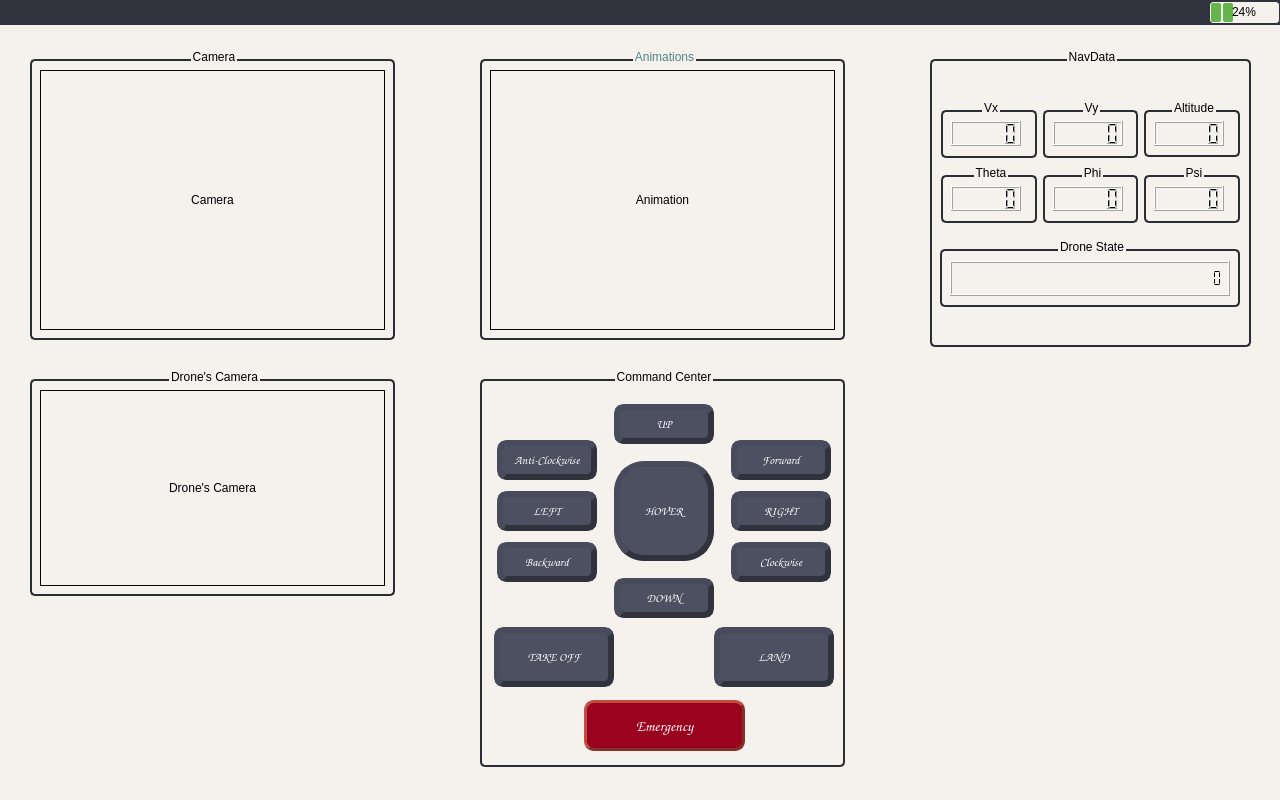
<?xml version="1.0" encoding="UTF-8"?>
<ui version="4.0">
 <class>MainWindow</class>
 <widget class="QMainWindow" name="MainWindow">
  <property name="geometry">
   <rect>
    <x>0</x>
    <y>0</y>
    <width>1280</width>
    <height>800</height>
   </rect>
  </property>
  <property name="minimumSize">
   <size>
    <width>1280</width>
    <height>800</height>
   </size>
  </property>
  <property name="maximumSize">
   <size>
    <width>1280</width>
    <height>800</height>
   </size>
  </property>
  <property name="windowTitle">
   <string>MainWindow</string>
  </property>
  <property name="styleSheet">
   <string notr="true">background-color:#f5f1ed;</string>
  </property>
  <widget class="QWidget" name="centralwidget">
   <widget class="QProgressBar" name="VBat">
    <property name="geometry">
     <rect>
      <x>1209</x>
      <y>1</y>
      <width>71</width>
      <height>23</height>
     </rect>
    </property>
    <property name="styleSheet">
     <string notr="true">QProgressBar {
    border: 1px solid grey;
	border-color: #30323d;
    border-radius: 4px;
    text-align: center;
}

QProgressBar::chunk {
    background-color: #64B64C;
    width: 10px;
    margin: 0.5px;
	border-radius: 2px;
}</string>
    </property>
    <property name="value">
     <number>24</number>
    </property>
   </widget>
   <widget class="QGroupBox" name="NavData">
    <property name="geometry">
     <rect>
      <x>930</x>
      <y>50</y>
      <width>321</width>
      <height>300</height>
     </rect>
    </property>
    <property name="styleSheet">
     <string notr="true">QGroupBox {
    border: 2px solid gray;
	border-color : #2a2d34;
    border-radius: 5px;
    margin-top: 9px;
	margin-bottom: 3px;
	font: 9pt &quot;Comic Sans MS&quot;;
}

QGroupBox::title {
	color:&quot;#508484&quot;;
    subcontrol-origin: margin;
    subcontrol-position: top center;
    padding:0px;
}</string>
    </property>
    <property name="title">
     <string>NavData</string>
    </property>
    <widget class="QGroupBox" name="Vx">
     <property name="geometry">
      <rect>
       <x>11</x>
       <y>51</y>
       <width>96</width>
       <height>60</height>
      </rect>
     </property>
     <property name="title">
      <string>Vx</string>
     </property>
     <widget class="QLCDNumber" name="lcdNumber_VX">
      <property name="geometry">
       <rect>
        <x>10</x>
        <y>20</y>
        <width>70</width>
        <height>25</height>
       </rect>
      </property>
     </widget>
    </widget>
    <widget class="QGroupBox" name="Vy">
     <property name="geometry">
      <rect>
       <x>113</x>
       <y>51</y>
       <width>95</width>
       <height>60</height>
      </rect>
     </property>
     <property name="title">
      <string>Vy</string>
     </property>
     <widget class="QLCDNumber" name="lcdNumber_VY">
      <property name="geometry">
       <rect>
        <x>10</x>
        <y>20</y>
        <width>70</width>
        <height>25</height>
       </rect>
      </property>
      <property name="styleSheet">
       <string notr="true"/>
      </property>
     </widget>
    </widget>
    <widget class="QGroupBox" name="Altitude">
     <property name="geometry">
      <rect>
       <x>214</x>
       <y>51</y>
       <width>96</width>
       <height>59</height>
      </rect>
     </property>
     <property name="title">
      <string>Altitude</string>
     </property>
     <widget class="QLCDNumber" name="lcdNumber_Altitude">
      <property name="geometry">
       <rect>
        <x>10</x>
        <y>20</y>
        <width>70</width>
        <height>25</height>
       </rect>
      </property>
     </widget>
    </widget>
    <widget class="QGroupBox" name="Phi_GB">
     <property name="geometry">
      <rect>
       <x>113</x>
       <y>116</y>
       <width>95</width>
       <height>60</height>
      </rect>
     </property>
     <property name="title">
      <string>Phi</string>
     </property>
     <widget class="QLCDNumber" name="lcdNumber_Phi">
      <property name="geometry">
       <rect>
        <x>10</x>
        <y>20</y>
        <width>70</width>
        <height>25</height>
       </rect>
      </property>
     </widget>
    </widget>
    <widget class="QGroupBox" name="Theta_GB">
     <property name="geometry">
      <rect>
       <x>11</x>
       <y>116</y>
       <width>96</width>
       <height>60</height>
      </rect>
     </property>
     <property name="title">
      <string>Theta</string>
     </property>
     <widget class="QLCDNumber" name="lcdNumber_Theta">
      <property name="geometry">
       <rect>
        <x>10</x>
        <y>20</y>
        <width>70</width>
        <height>25</height>
       </rect>
      </property>
     </widget>
    </widget>
    <widget class="QGroupBox" name="Psi_GB">
     <property name="geometry">
      <rect>
       <x>214</x>
       <y>116</y>
       <width>96</width>
       <height>60</height>
      </rect>
     </property>
     <property name="title">
      <string>Psi</string>
     </property>
     <widget class="QLCDNumber" name="lcdNumber_Psi">
      <property name="geometry">
       <rect>
        <x>10</x>
        <y>20</y>
        <width>70</width>
        <height>25</height>
       </rect>
      </property>
     </widget>
    </widget>
    <widget class="QGroupBox" name="DroneState_GB">
     <property name="geometry">
      <rect>
       <x>10</x>
       <y>190</y>
       <width>300</width>
       <height>70</height>
      </rect>
     </property>
     <property name="title">
      <string>Drone State</string>
     </property>
     <widget class="QLCDNumber" name="lcdNumber_DroneState">
      <property name="geometry">
       <rect>
        <x>10</x>
        <y>21</y>
        <width>280</width>
        <height>35</height>
       </rect>
      </property>
      <property name="layoutDirection">
       <enum>Qt::LeftToRight</enum>
      </property>
      <property name="styleSheet">
       <string notr="true"/>
      </property>
      <property name="smallDecimalPoint">
       <bool>false</bool>
      </property>
      <property name="digitCount">
       <number>33</number>
      </property>
      <property name="segmentStyle">
       <enum>QLCDNumber::Flat</enum>
      </property>
      <property name="value" stdset="0">
       <double>0.000000000000000</double>
      </property>
      <property name="intValue" stdset="0">
       <number>0</number>
      </property>
     </widget>
    </widget>
   </widget>
   <widget class="QGroupBox" name="Camera">
    <property name="geometry">
     <rect>
      <x>30</x>
      <y>50</y>
      <width>365</width>
      <height>293</height>
     </rect>
    </property>
    <property name="styleSheet">
     <string notr="true">QGroupBox {
    border: 2px solid gray;
	border-color : #2a2d34;
    border-radius: 5px;
    margin-top: 9px;
	margin-bottom: 3px;
	font: 9pt &quot;Comic Sans MS&quot;;
}

QGroupBox::title {
	color:&quot;#508484&quot;;
    subcontrol-origin: margin;
    subcontrol-position: top center;
    padding:0px;
}</string>
    </property>
    <property name="title">
     <string>Camera</string>
    </property>
    <widget class="QLabel" name="Camera_label">
     <property name="geometry">
      <rect>
       <x>10</x>
       <y>20</y>
       <width>345</width>
       <height>260</height>
      </rect>
     </property>
     <property name="frameShape">
      <enum>QFrame::Box</enum>
     </property>
     <property name="frameShadow">
      <enum>QFrame::Plain</enum>
     </property>
     <property name="lineWidth">
      <number>1</number>
     </property>
     <property name="text">
      <string>Camera</string>
     </property>
     <property name="alignment">
      <set>Qt::AlignCenter</set>
     </property>
    </widget>
   </widget>
   <widget class="QGroupBox" name="DroneCAM">
    <property name="geometry">
     <rect>
      <x>30</x>
      <y>370</y>
      <width>365</width>
      <height>229</height>
     </rect>
    </property>
    <property name="styleSheet">
     <string notr="true">QGroupBox {
    border: 2px solid gray;
	border-color : #2a2d34;
    border-radius: 5px;
    margin-top: 9px;
	margin-bottom: 3px;
	font: 9pt &quot;Comic Sans MS&quot;;
}

QGroupBox::title {
	color:&quot;#508484&quot;;
    subcontrol-origin: margin;
    subcontrol-position: top center;
    padding:0px;
}</string>
    </property>
    <property name="title">
     <string>Drone's Camera</string>
    </property>
    <widget class="QLabel" name="DroneCAM_label">
     <property name="geometry">
      <rect>
       <x>10</x>
       <y>20</y>
       <width>345</width>
       <height>196</height>
      </rect>
     </property>
     <property name="frameShape">
      <enum>QFrame::Box</enum>
     </property>
     <property name="frameShadow">
      <enum>QFrame::Plain</enum>
     </property>
     <property name="lineWidth">
      <number>1</number>
     </property>
     <property name="text">
      <string>Drone's Camera</string>
     </property>
     <property name="alignment">
      <set>Qt::AlignCenter</set>
     </property>
    </widget>
   </widget>
   <widget class="QGroupBox" name="Animations">
    <property name="geometry">
     <rect>
      <x>480</x>
      <y>50</y>
      <width>365</width>
      <height>293</height>
     </rect>
    </property>
    <property name="styleSheet">
     <string notr="true">QGroupBox {
    border: 2px solid gray;
	border-color : #2a2d34;
    border-radius: 5px;
    margin-top: 9px;
	margin-bottom: 3px;
	font: 9pt &quot;Comic Sans MS&quot;;
}

QGroupBox::title {
	color:#508484;
    subcontrol-origin: margin;
    subcontrol-position: top center;
    padding:0px;
}</string>
    </property>
    <property name="title">
     <string>Animations</string>
    </property>
    <widget class="QLabel" name="Animation_label">
     <property name="geometry">
      <rect>
       <x>10</x>
       <y>20</y>
       <width>345</width>
       <height>260</height>
      </rect>
     </property>
     <property name="styleSheet">
      <string notr="true">QGroupBox {
    border: 2px solid gray;
    border-radius: 5px;
    margin-top: 1px;
}

QGroupBox::title {
	color:&quot;#FFFFFF&quot;;
    subcontrol-origin: margin;
    subcontrol-position: top center;
    padding:3px;
}</string>
     </property>
     <property name="frameShape">
      <enum>QFrame::Box</enum>
     </property>
     <property name="frameShadow">
      <enum>QFrame::Plain</enum>
     </property>
     <property name="lineWidth">
      <number>1</number>
     </property>
     <property name="midLineWidth">
      <number>0</number>
     </property>
     <property name="text">
      <string>Animation</string>
     </property>
     <property name="alignment">
      <set>Qt::AlignCenter</set>
     </property>
    </widget>
    <widget class="QLabel" name="LastCom_label">
     <property name="geometry">
      <rect>
       <x>20</x>
       <y>30</y>
       <width>111</width>
       <height>31</height>
      </rect>
     </property>
     <property name="font">
      <font>
       <family>Comic Sans MS</family>
       <pointsize>12</pointsize>
       <weight>50</weight>
       <italic>false</italic>
       <bold>false</bold>
      </font>
     </property>
     <property name="styleSheet">
      <string notr="true">background-color:transparent;
font: 12pt &quot;Comic Sans MS&quot;;
color: #17a398;

</string>
     </property>
     <property name="text">
      <string/>
     </property>
    </widget>
   </widget>
   <widget class="QGroupBox" name="groupBox">
    <property name="geometry">
     <rect>
      <x>480</x>
      <y>370</y>
      <width>365</width>
      <height>400</height>
     </rect>
    </property>
    <property name="styleSheet">
     <string notr="true">QGroupBox {
    border: 2px solid gray;
	border-color : #2a2d34;
    border-radius: 5px;
    margin-top: 9px;
	margin-bottom: 3px;
	font: 9pt &quot;Comic Sans MS&quot;;
}

QGroupBox::title {
	color:&quot;#508484&quot;;
    subcontrol-origin: margin;
	font: bold;
    subcontrol-position: top center;
    padding:0px;
}</string>
    </property>
    <property name="title">
     <string>Command Center</string>
    </property>
    <widget class="QPushButton" name="DroneUP">
     <property name="geometry">
      <rect>
       <x>134</x>
       <y>34</y>
       <width>100</width>
       <height>40</height>
      </rect>
     </property>
     <property name="font">
      <font>
       <family>Comic Sans MS</family>
       <pointsize>-1</pointsize>
       <weight>75</weight>
       <italic>false</italic>
       <bold>true</bold>
       <underline>false</underline>
       <strikeout>false</strikeout>
      </font>
     </property>
     <property name="cursor">
      <cursorShape>OpenHandCursor</cursorShape>
     </property>
     <property name="styleSheet">
      <string notr="true">QPushButton {
    background-color: #4d5061;
    color: #FFFFFF;
    border-style: outset;
    padding: 2px;
    font: bold 12px;
    border-width: 6px;
    border-radius: 10px;
    border-color: #30323d;
}
QPushButton:pressed{
    background-color: #30323d;
	border-color: #4d5061;
}</string>
     </property>
     <property name="text">
      <string>UP</string>
     </property>
     <property name="shortcut">
      <string>Up</string>
     </property>
    </widget>
    <widget class="QPushButton" name="DroneRight">
     <property name="geometry">
      <rect>
       <x>251</x>
       <y>121</y>
       <width>100</width>
       <height>40</height>
      </rect>
     </property>
     <property name="font">
      <font>
       <family>Comic Sans MS</family>
       <pointsize>-1</pointsize>
       <weight>75</weight>
       <italic>false</italic>
       <bold>true</bold>
      </font>
     </property>
     <property name="cursor">
      <cursorShape>OpenHandCursor</cursorShape>
     </property>
     <property name="styleSheet">
      <string notr="true">QPushButton {
    background-color: #4d5061;
    color: #FFFFFF;
    border-style: outset;
    padding: 2px;
    font: bold 12px;
    border-width: 6px;
    border-radius: 10px;
    border-color: #30323d;
}
QPushButton:pressed{
    background-color: #30323d;
	border-color: #4d5061;
}</string>
     </property>
     <property name="text">
      <string>RIGHT</string>
     </property>
     <property name="shortcut">
      <string>Right</string>
     </property>
    </widget>
    <widget class="QPushButton" name="DroneLeft">
     <property name="geometry">
      <rect>
       <x>17</x>
       <y>121</y>
       <width>100</width>
       <height>40</height>
      </rect>
     </property>
     <property name="font">
      <font>
       <family>Comic Sans MS</family>
       <pointsize>-1</pointsize>
       <weight>75</weight>
       <italic>false</italic>
       <bold>true</bold>
      </font>
     </property>
     <property name="cursor">
      <cursorShape>OpenHandCursor</cursorShape>
     </property>
     <property name="styleSheet">
      <string notr="true">QPushButton {
    background-color: #4d5061;
    color: #FFFFFF;
    border-style: outset;
    padding: 2px;
    font: bold 12px;
    border-width: 6px;
    border-radius: 10px;
    border-color: #30323d;
}
QPushButton:pressed{
    background-color: #30323d;
	border-color: #4d5061;
}</string>
     </property>
     <property name="text">
      <string>LEFT</string>
     </property>
     <property name="shortcut">
      <string>Left</string>
     </property>
    </widget>
    <widget class="QPushButton" name="DroneDown">
     <property name="geometry">
      <rect>
       <x>134</x>
       <y>208</y>
       <width>100</width>
       <height>40</height>
      </rect>
     </property>
     <property name="font">
      <font>
       <family>Comic Sans MS</family>
       <pointsize>-1</pointsize>
       <weight>75</weight>
       <italic>false</italic>
       <bold>true</bold>
      </font>
     </property>
     <property name="cursor">
      <cursorShape>OpenHandCursor</cursorShape>
     </property>
     <property name="styleSheet">
      <string notr="true">QPushButton {
    background-color: #4d5061;
    color: #FFFFFF;
    border-style: outset;
    padding: 2px;
    font: bold 12px;
    border-width: 6px;
    border-radius: 10px;
    border-color: #30323d;
}
QPushButton:pressed{
    background-color: #30323d;
	border-color: #4d5061;
}</string>
     </property>
     <property name="text">
      <string>DOWN</string>
     </property>
     <property name="shortcut">
      <string>Down</string>
     </property>
    </widget>
    <widget class="QPushButton" name="DroneHover">
     <property name="geometry">
      <rect>
       <x>134</x>
       <y>91</y>
       <width>100</width>
       <height>100</height>
      </rect>
     </property>
     <property name="font">
      <font>
       <family>Comic Sans MS</family>
       <pointsize>-1</pointsize>
       <weight>75</weight>
       <italic>false</italic>
       <bold>true</bold>
      </font>
     </property>
     <property name="cursor">
      <cursorShape>OpenHandCursor</cursorShape>
     </property>
     <property name="styleSheet">
      <string notr="true">QPushButton {
    background-color: #4d5061;
    color: #FFFFFF;
    border-style: outset;
    padding: 2px;
    font: bold 12px;
    border-width: 6px;
    border-radius: 30px;
    border-color: #30323d;
}
QPushButton:pressed{
    background-color: #30323d;
	border-color: #4d5061;
}</string>
     </property>
     <property name="text">
      <string>HOVER</string>
     </property>
     <property name="shortcut">
      <string>H</string>
     </property>
    </widget>
    <widget class="QPushButton" name="DroneEmergency">
     <property name="geometry">
      <rect>
       <x>104</x>
       <y>330</y>
       <width>161</width>
       <height>51</height>
      </rect>
     </property>
     <property name="font">
      <font>
       <family>Comic Sans MS</family>
       <pointsize>-1</pointsize>
       <weight>75</weight>
       <italic>false</italic>
       <bold>true</bold>
      </font>
     </property>
     <property name="cursor">
      <cursorShape>OpenHandCursor</cursorShape>
     </property>
     <property name="styleSheet">
      <string notr="true">QPushButton {
    background-color: #9a031e ;
    color: #FFFFFF;
    border-style: outset;
    padding: 2px;
    font: bold 15px;
    border-width: 3px;
    border-radius: 10px;
    border-color: #823329;
}
QPushButton:pressed{
    background-color:#4b7f52;
	border-color: #4a7c59;
}</string>
     </property>
     <property name="text">
      <string>Emergency</string>
     </property>
     <property name="icon">
      <iconset>
       <normaloff>Assets/Emergency.png</normaloff>Assets/Emergency.png</iconset>
     </property>
     <property name="shortcut">
      <string>U</string>
     </property>
    </widget>
    <widget class="QPushButton" name="DroneTakeoff">
     <property name="geometry">
      <rect>
       <x>14</x>
       <y>257</y>
       <width>120</width>
       <height>60</height>
      </rect>
     </property>
     <property name="font">
      <font>
       <family>Comic Sans MS</family>
       <pointsize>-1</pointsize>
       <weight>75</weight>
       <italic>false</italic>
       <bold>true</bold>
      </font>
     </property>
     <property name="cursor">
      <cursorShape>OpenHandCursor</cursorShape>
     </property>
     <property name="styleSheet">
      <string notr="true">QPushButton {
    background-color: #4d5061;
    color: #FFFFFF;
    border-style: outset;
    padding: 2px;
    font: bold 12px;
    border-width: 6px;
    border-radius: 10px;
    border-color: #30323d;
}
QPushButton:pressed{
    background-color: #30323d;
	border-color: #4d5061;
}</string>
     </property>
     <property name="text">
      <string>TAKE OFF</string>
     </property>
     <property name="shortcut">
      <string>T</string>
     </property>
    </widget>
    <widget class="QPushButton" name="DroneLand">
     <property name="geometry">
      <rect>
       <x>234</x>
       <y>257</y>
       <width>120</width>
       <height>60</height>
      </rect>
     </property>
     <property name="font">
      <font>
       <family>Comic Sans MS</family>
       <pointsize>-1</pointsize>
       <weight>75</weight>
       <italic>false</italic>
       <bold>true</bold>
      </font>
     </property>
     <property name="cursor">
      <cursorShape>OpenHandCursor</cursorShape>
     </property>
     <property name="styleSheet">
      <string notr="true">QPushButton {
    background-color: #4d5061;
    color: #FFFFFF;
    border-style: outset;
    padding: 2px;
    font: bold 12px;
    border-width: 6px;
    border-radius: 10px;
    border-color: #30323d;
}
QPushButton:pressed{
    background-color: #30323d;
	border-color: #4d5061;
}</string>
     </property>
     <property name="text">
      <string>LAND</string>
     </property>
     <property name="shortcut">
      <string>L</string>
     </property>
    </widget>
    <widget class="QPushButton" name="DroneBackward">
     <property name="geometry">
      <rect>
       <x>17</x>
       <y>172</y>
       <width>100</width>
       <height>40</height>
      </rect>
     </property>
     <property name="font">
      <font>
       <family>Comic Sans MS</family>
       <pointsize>-1</pointsize>
       <weight>75</weight>
       <italic>false</italic>
       <bold>true</bold>
      </font>
     </property>
     <property name="cursor">
      <cursorShape>OpenHandCursor</cursorShape>
     </property>
     <property name="styleSheet">
      <string notr="true">QPushButton {
    background-color: #4d5061;
    color: #FFFFFF;
    border-style: outset;
    padding: 2px;
    font: bold 12px;
    border-width: 6px;
    border-radius: 10px;
    border-color: #30323d;
}
QPushButton:pressed{
    background-color: #30323d;
	border-color: #4d5061;
}</string>
     </property>
     <property name="text">
      <string>Backward</string>
     </property>
     <property name="shortcut">
      <string>B</string>
     </property>
    </widget>
    <widget class="QPushButton" name="DroneForward">
     <property name="geometry">
      <rect>
       <x>251</x>
       <y>70</y>
       <width>100</width>
       <height>40</height>
      </rect>
     </property>
     <property name="font">
      <font>
       <family>Comic Sans MS</family>
       <pointsize>-1</pointsize>
       <weight>75</weight>
       <italic>false</italic>
       <bold>true</bold>
      </font>
     </property>
     <property name="cursor">
      <cursorShape>OpenHandCursor</cursorShape>
     </property>
     <property name="styleSheet">
      <string notr="true">QPushButton {
    background-color: #4d5061;
    color: #FFFFFF;
    border-style: outset;
    padding: 2px;
    font: bold 12px;
    border-width: 6px;
    border-radius: 10px;
    border-color: #30323d;
}
QPushButton:pressed{
    background-color: #30323d;
	border-color: #4d5061;
}</string>
     </property>
     <property name="text">
      <string>Forward</string>
     </property>
     <property name="shortcut">
      <string>F</string>
     </property>
    </widget>
    <widget class="QPushButton" name="DroneClockwise">
     <property name="geometry">
      <rect>
       <x>251</x>
       <y>172</y>
       <width>100</width>
       <height>40</height>
      </rect>
     </property>
     <property name="font">
      <font>
       <family>Comic Sans MS</family>
       <pointsize>-1</pointsize>
       <weight>75</weight>
       <italic>false</italic>
       <bold>true</bold>
      </font>
     </property>
     <property name="cursor">
      <cursorShape>OpenHandCursor</cursorShape>
     </property>
     <property name="styleSheet">
      <string notr="true">QPushButton {
    background-color: #4d5061;
    color: #FFFFFF;
    border-style: outset;
    padding: 2px;
    font: bold 12px;
    border-width: 6px;
    border-radius: 10px;
    border-color: #30323d;
}
QPushButton:pressed{
    background-color: #30323d;
	border-color: #4d5061;
}</string>
     </property>
     <property name="text">
      <string>Clockwise</string>
     </property>
     <property name="shortcut">
      <string>C</string>
     </property>
    </widget>
    <widget class="QPushButton" name="DroneAntiClockwise">
     <property name="geometry">
      <rect>
       <x>17</x>
       <y>70</y>
       <width>100</width>
       <height>40</height>
      </rect>
     </property>
     <property name="font">
      <font>
       <family>Comic Sans MS</family>
       <pointsize>-1</pointsize>
       <weight>75</weight>
       <italic>false</italic>
       <bold>true</bold>
      </font>
     </property>
     <property name="cursor">
      <cursorShape>OpenHandCursor</cursorShape>
     </property>
     <property name="styleSheet">
      <string notr="true">QPushButton {
    background-color: #4d5061;
    color: #FFFFFF;
    border-style: outset;
    padding: 2px;
    font: bold 12px;
    border-width: 6px;
    border-radius: 10px;
    border-color: #30323d;
}
QPushButton:pressed{
    background-color: #30323d;
	border-color: #4d5061;
}</string>
     </property>
     <property name="text">
      <string>Anti-Clockwise</string>
     </property>
     <property name="shortcut">
      <string>A</string>
     </property>
    </widget>
   </widget>
   <widget class="QLabel" name="label_barre">
    <property name="geometry">
     <rect>
      <x>0</x>
      <y>0</y>
      <width>1280</width>
      <height>25</height>
     </rect>
    </property>
    <property name="styleSheet">
     <string notr="true">background-color:#30323d;</string>
    </property>
    <property name="text">
     <string/>
    </property>
   </widget>
   <widget class="QLabel" name="label_Time">
    <property name="geometry">
     <rect>
      <x>640</x>
      <y>4</y>
      <width>41</width>
      <height>16</height>
     </rect>
    </property>
    <property name="styleSheet">
     <string notr="true">color:white;
background-color:transparent;
font: 9pt &quot;Comic Sans MS&quot;;</string>
    </property>
    <property name="text">
     <string/>
    </property>
   </widget>
   <zorder>label_barre</zorder>
   <zorder>VBat</zorder>
   <zorder>NavData</zorder>
   <zorder>Camera</zorder>
   <zorder>DroneCAM</zorder>
   <zorder>Animations</zorder>
   <zorder>groupBox</zorder>
   <zorder>label_Time</zorder>
  </widget>
  <widget class="QMenuBar" name="menubar">
   <property name="geometry">
    <rect>
     <x>0</x>
     <y>0</y>
     <width>1280</width>
     <height>26</height>
    </rect>
   </property>
  </widget>
  <widget class="QStatusBar" name="statusbar"/>
 </widget>
 <resources/>
 <connections/>
</ui>
